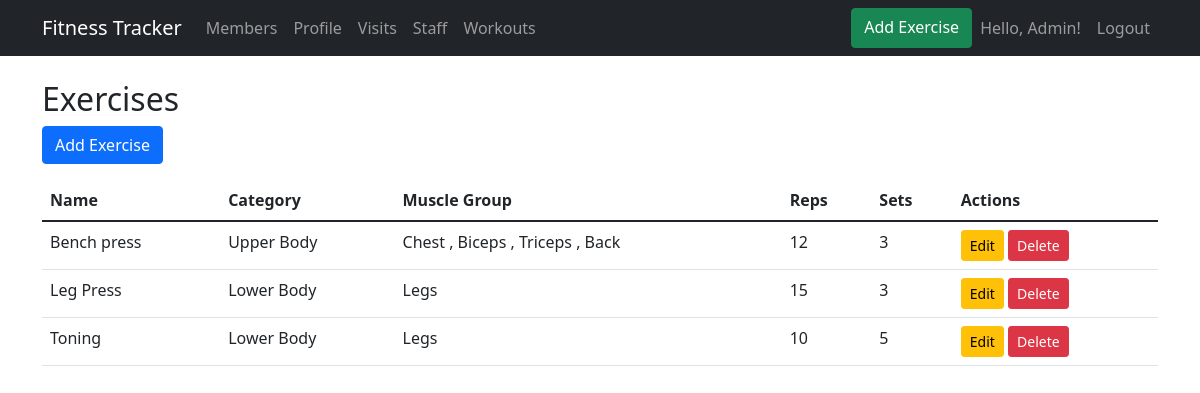
The page /exercises/ (signed in) on the database its author committed.
### accounts/models.py (models this page shows)
class CustomUser(AbstractUser):
    ROLES = (
        ('ADMIN', 'Admin'),
        ('STAFF', 'Staff'),
        ('VISITOR', 'Visitor'),
    )
    role = models.CharField(max_length=10, choices=ROLES, default='VISITOR')

### fitness/models.py (models this page shows, shortened)
class Exercise(models.Model):
    name = models.CharField(max_length=100)
    category = models.ForeignKey(WorkoutCategory, on_delete=models.CASCADE)
    muscle_group = models.CharField(max_length=100)
    reps = models.IntegerField()
    sets = models.IntegerField()
    created_at = models.DateTimeField(auto_now_add=True)
    updated_at = models.DateTimeField(auto_now=True)

class WorkoutCategory(models.Model):
    name = models.CharField(max_length=100)
    created_at = models.DateTimeField(auto_now_add=True)
    updated_at = models.DateTimeField(auto_now=True)

### fitness/views.py (the view)
# urls.py: path('exercises/', views.exercise_list, name='exercise_list'),
@login_required
def exercise_list(request):
    exercises = Exercise.objects.all()
    return render(request, 'fitness/exercise_list.html', {'exercises': exercises})

### fitness/templates/fitness/exercise_list.html
{% extends 'base.html' %}
{% block content %}
<h2>Exercises</h2>
<a href="{% url 'exercise_create' %}" class="btn btn-primary mb-3">Add Exercise</a>
<table class="table">
    <thead>
        <tr>
            <th>Name</th>
            <th>Category</th>
            <th>Muscle Group</th>
            <th>Reps</th>
            <th>Sets</th>
            <th>Actions</th>
        </tr>
    </thead>
    <tbody>
        {% for exercise in exercises %}
        <tr>
            <td>{{ exercise.name }}</td>
            <td>{{ exercise.category.name }}</td>
            <td>{{ exercise.muscle_group }}</td>
            <td>{{ exercise.reps }}</td>
            <td>{{ exercise.sets }}</td>
            <td>
                <a href="{% url 'exercise_update' exercise.pk %}" class="btn btn-sm btn-warning">Edit</a>
                <a href="{% url 'exercise_delete' exercise.pk %}" class="btn btn-sm btn-danger">Delete</a>
            </td>
        </tr>
        {% endfor %}
    </tbody>
</table>
{% endblock %}

### templates/base.html (shortened to what this page needs)
{% load static %}
<!DOCTYPE html>
<html>
<head>
    <link href="https://cdn.jsdelivr.net/npm/bootstrap@5.1.3/dist/css/bootstrap.min.css" rel="stylesheet">
</head>
<body>
    <nav class="navbar navbar-expand-lg navbar-dark bg-dark">
        <div class="container">
            <a class="navbar-brand" href="{% url 'home' %}">Fitness Tracker</a>
            <div class="collapse navbar-collapse">
                <ul class="navbar-nav me-auto">
                    {% if user.is_authenticated and user.role == 'ADMIN' %}
                        <li class="nav-item">
                            <a class="nav-link" href="{% url 'member_list' %}">Members</a>
                        </li>
                    {% endif %}
                    {% if user.is_authenticated %}
                        <li class="nav-item">
                            <a class="nav-link" href="{% url 'profile' %}">Profile</a>
                        </li>
                        {% if user.role == 'ADMIN' %}
                        <li class="nav-item">
                            <a class="nav-link" href="{% url 'visit_list' %}">Visits</a>
                        </li>
                            <li class="nav-item">
                                <a class="nav-link" href="{% url 'staff_list' %}">Staff</a>
                            </li>
                        {% endif %}
                        <li class="nav-item">
                            <a class="nav-link" href="{% url 'workout_list' %}">Workouts</a>
                        </li>
                    {% endif %}
                </ul>
                <ul class="navbar-nav">
                    <a href="{% url 'exercise_create' %}" class="btn btn-success">
                         Add Exercise
                    </a>
                    {% if user.is_authenticated %}
                        <li class="nav-item">
                            <span class="nav-link">Hello, {{ user.username }}!</span>
                        </li>
                        <li class="nav-item">
                            <a class="nav-link" href="{% url 'logout' %}">Logout</a>
                        </li>
                    {% endif %}
                </ul>
            </div>
        </div>
    </nav>
    <div class="container mt-4">
        {% block content %}{% endblock %}
    </div>
</body>
</html>

### rows shown on the page
CustomUser: username "Admin"
Exercise: name "Bench press", category.name "Upper Body", muscle_group "Chest , Biceps , Triceps , Back", reps "12", sets "3"
Exercise: name "Leg Press", category.name "Lower Body", muscle_group "Legs", reps "15", sets "3"
Exercise: name "Toning", category.name "Lower Body", muscle_group "Legs", reps "10", sets "5"
